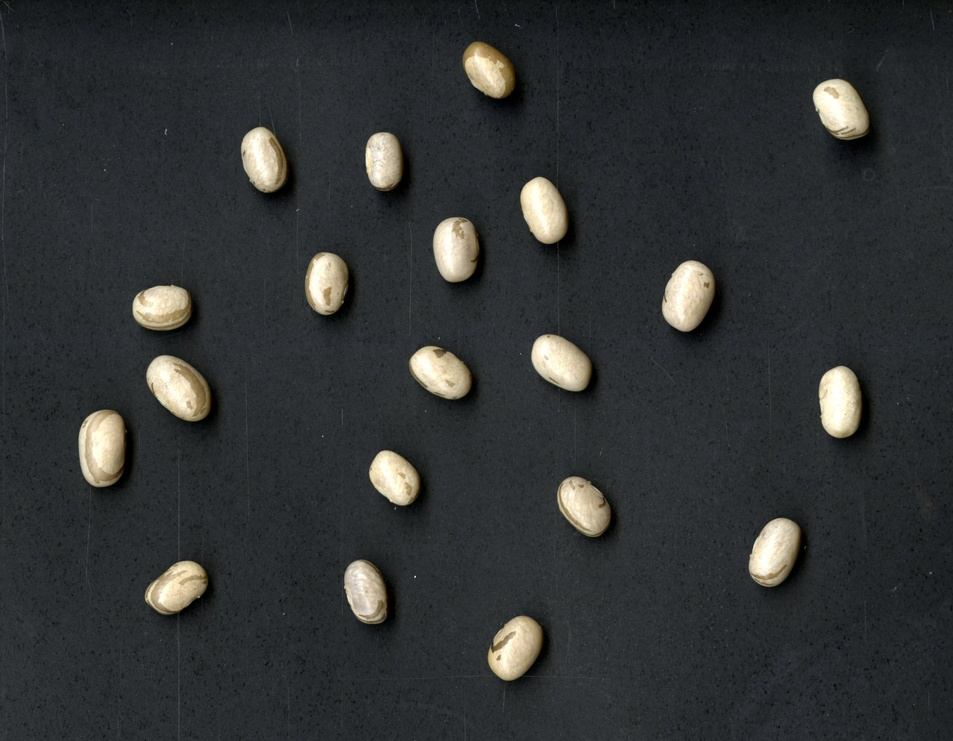
#> input picture feijao_001.jpg, 953 x 741 px, shrunk from 1747 x 1358 before the run
$ python Counting_seeds.py feijao_001.jpg
#> lines starting #> are read from the running program, lines starting #| are printed output that depends on the picture; after the words box and inside, x2 and y2 are one past the last pixel; in counts of white or black regions, pixels touching at a corner belong together
#!/usr/bin/env python3

#####
#Gabriela R Campos
#CEN0336 - Introdução a programação de computadores aplicadas a ciências biológicas
#Prof. Dr. Diego M. Riãno-Pachón
#Trabalho Final: 'CONTANDO SEMENTES COM PYTHON'
####

#Bibliotecas
import cv2              #Leitura e manipulação das imagens
import numpy as np      #Manioulação de arrays
import sys
import os               #Manipular caminhos
import pandas as pd     #Análise de dados
import re               #Regular Expressions
import matplotlib.pyplot as plt #Criar, manipular e salvar plots
import glob             #Encontra arquivos com um padr~so específico

#FUNÇÃO seeds_number
files = 'feijao_001.jpg' #arquivo base para criar a função

def seeds_number(files):
#> called with files = 'feijao_001.jpg'
	img = cv2.imread(files) #Leitura da imagem
#> img is the input picture: shape (741, 953, 3); mean B, G, R 52.2, 51.7, 49.1
	blur = cv2.blur(img, (50, 50)) #Desfoque da imagem
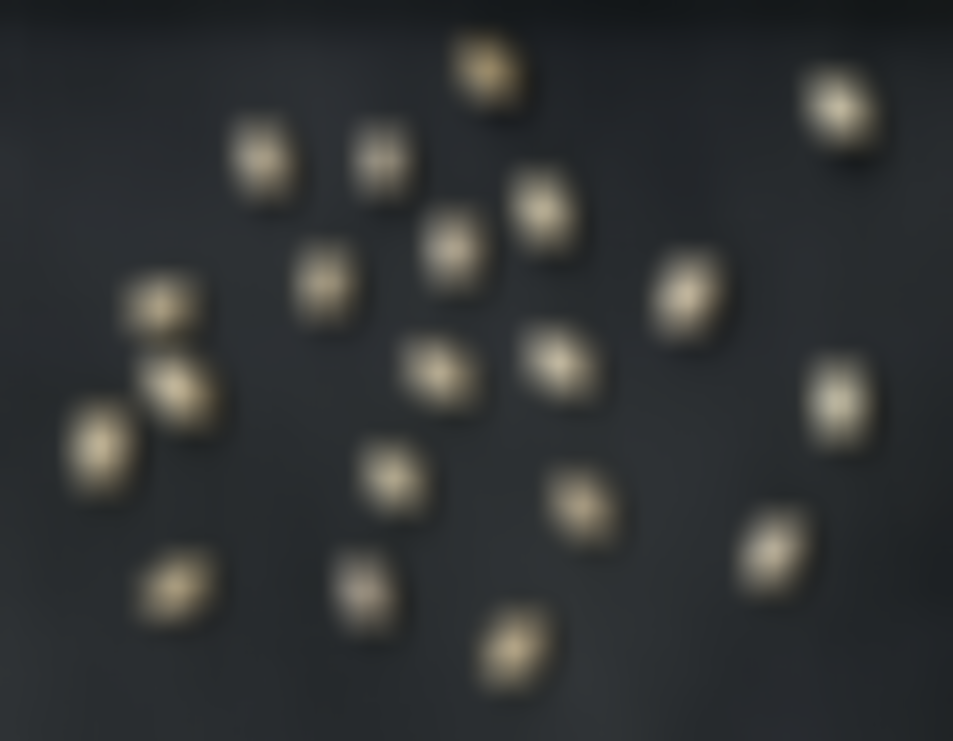
#> blur: shape (741, 953, 3); mean B, G, R 52.2, 51.7, 49.1
	grey = cv2.cvtColor(blur, cv2.COLOR_BGR2GRAY) #Transformação em preto e branco
	th = cv2.threshold(grey, 110, 255, cv2.THRESH_BINARY)[1] #Transformação da imagem em binária, usando um threshold de 110
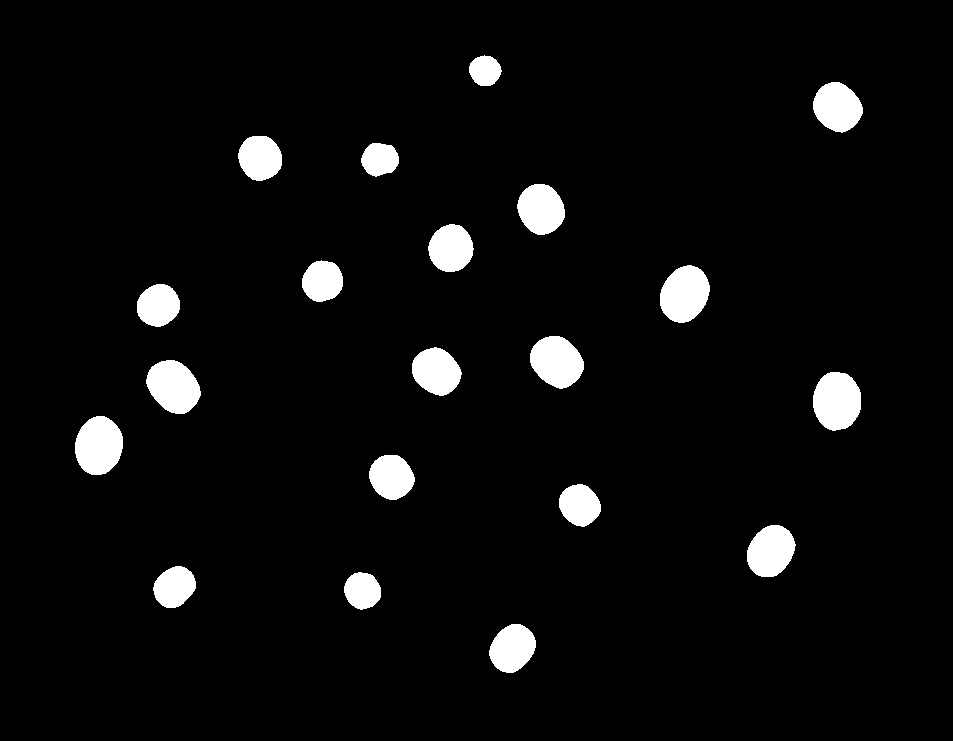
#> th: shape (741, 953); 4.7% white; 20 white regions, largest, box (x1, y1, x2, y2) and area: (813, 372, 861, 431) 2248, (75, 416, 123, 475) 2210, (660, 265, 710, 323) 2173
	sp = cv2.morphologyEx(th, #Remove o ruido presente na imagem binária
                       cv2.MORPH_OPEN,
                       np.ones((10, 10), np.uint8), #Transforma th num array
                       iterations = 4)
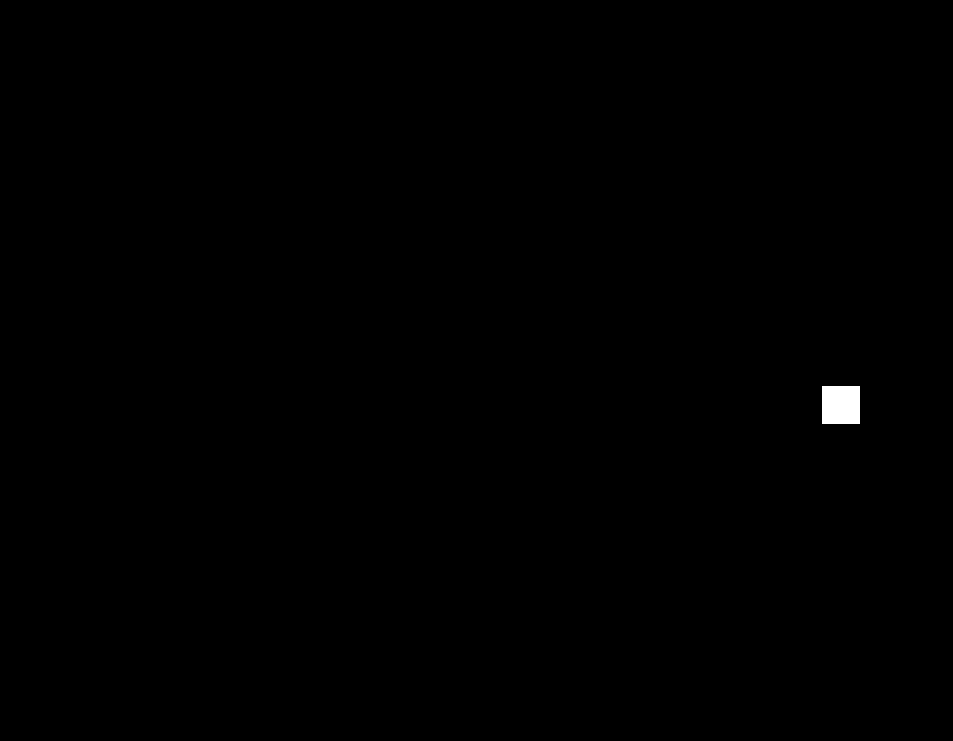
#> sp: shape (741, 953); 0.2% white; 1 white region
	contours, hierarchy = cv2.findContours(th, #Encontra os contornos presentes na imagem
                                       cv2.RETR_EXTERNAL,
                                       cv2.CHAIN_APPROX_SIMPLE)
#> contours = 20 contours; largest, box (x1, y1, x2, y2) and area: (813, 372, 861, 431) 2171, (75, 416, 123, 475) 2135, (660, 265, 710, 323) 2099, (146, 360, 201, 414) 2076, (530, 336, 584, 389) 2024
	return len(contours) #Retorna a quantidade de contornos encontrados


#LENDO VÁRIOS ARQUIVOS
os.chdir(sys.argv[1]) #Muda o diretório de trabalho para aquele contendo as imagens

#VERIFICANDO SE A IMAGENS NO DIRETÓRIO
images = glob.glob('*.jpg') #Filtra apenas as imagens .jpg e retorna os nomes numa lista
images.sort() #Organiza a lista em ordem alfabética

if len(images) >= 1:  #Verifica a existencia de imagens a serem analisadas
	print(f'Há {len(images)} arquivos a serem analisados')
else:
	print('Não há arquivos com a extensão desejada no diretório')
	sys.exit() #Se não há arquivos com a extesão desejada o código será abortado

#VERIFICANDO SE A NOMENCLATURA DOS ARQUIVOS ESTÁ CORRETA
found = re.compile(r'\w.+?\d\d\d') #Padrão necessário para nomear os arquivos
names = list(filter(found.match, images)) #Lista com os arquivos que seguem o padrão requerido

if len(names) != len(images):
	print('Os arquivos não estão nomeados da forma necessária')
	sys.exit() #Se a quantidade de imagens a serem analisadas não bate com a quantidade de imagens com a nomenclatura correta o código aborta
else:
	print('As imagens estão nomeadas da forma correta')
#CONTANDO AS SEMENTES EM CADA ARQUIVO
value = 0
num_seeds = [] #Lista onde a quantidade de sementes de cada imagem irá ser salvo

for i in images: #lê uma imagem por vez e armazena a saída na lista 'num_list'
	imagem = images[value]
	value += 1
	num_seeds.append(seeds_number(imagem))

#CRIANDO ARQUIVO CSV
trat = [] #Lista para armazenar a identificação do 'tratamento' de cada imagem
value = 0

for i in images:
	names = images[value]
	value += 1
	match = re.findall(r'^\w.+_', names) #Procura por um padrão que compõe o nome do tratamento e é delimitado por _
	trat.append(match) #Gera uma lista de lista
trat2 = [valores for sublista in trat for valores in sublista] #Transforma a lista de lista em apenas uma lista

Id = [] #Lista para armazenar a indentificação da parcela/repetição de cada imagem
value = 0

for i in images:
	ID = images[value]
	value += 1
	match2 = re.findall(r'\d\d\d', ID) #Probura o padrão referente à parcela
	Id.append(match2) #Gera uma lista de lista
Id2 = [val for sublist in Id for val in sublist] #Transforma a lista de lista em apenas uma lista

#SALVANDO OS DADOS NUM ARQUIVO CSV

df = pd.DataFrame(data={'Trat': trat2, 'Id': Id2, 'num_seeds': num_seeds})
#> df = table of 1 rows and 3 columns
print(df)
#|       Trat   Id  num_seeds
#| 0  feijao_  001         20

df.to_csv("./Seeds.csv", sep = ',', index = False) #Salva o dataFrame no diretório como um arquivo .csv

#ANÁLISE EXPLORATÓRIA
#Bloxplot
boxplot = df.boxplot(by = 'Trat',column = ['num_seeds'], grid='false')
plt.savefig('boxplot.png') #Salva o gráfico com uma imagem .png no diretório
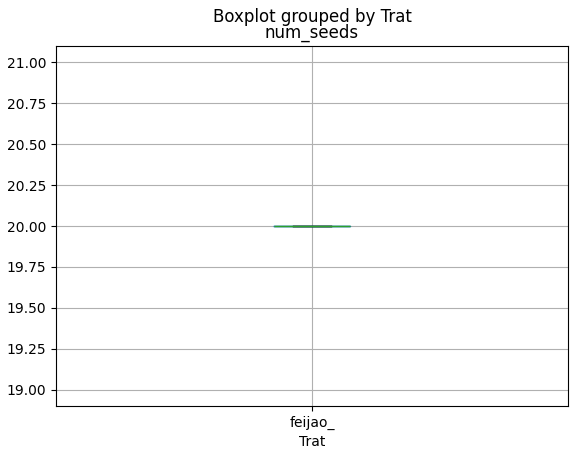
#> figure drawn by matplotlib, 1 panel

#Histograma
hist = df.hist(column = 'num_seeds')
plt.savefig('hist.png') #Salva o gráfico como uma imagem .png
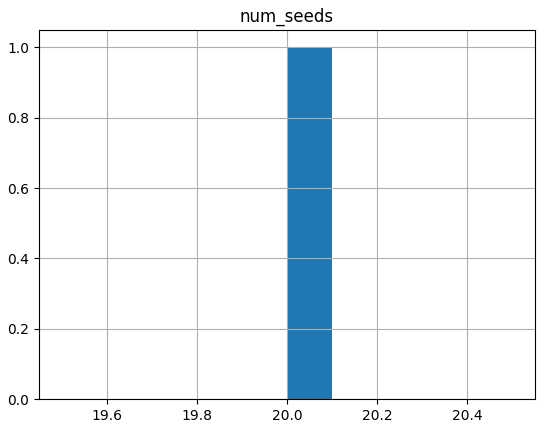
#> figure drawn by matplotlib, 1 panel; tallest bar 1 high, from x = 20 to 20.1
